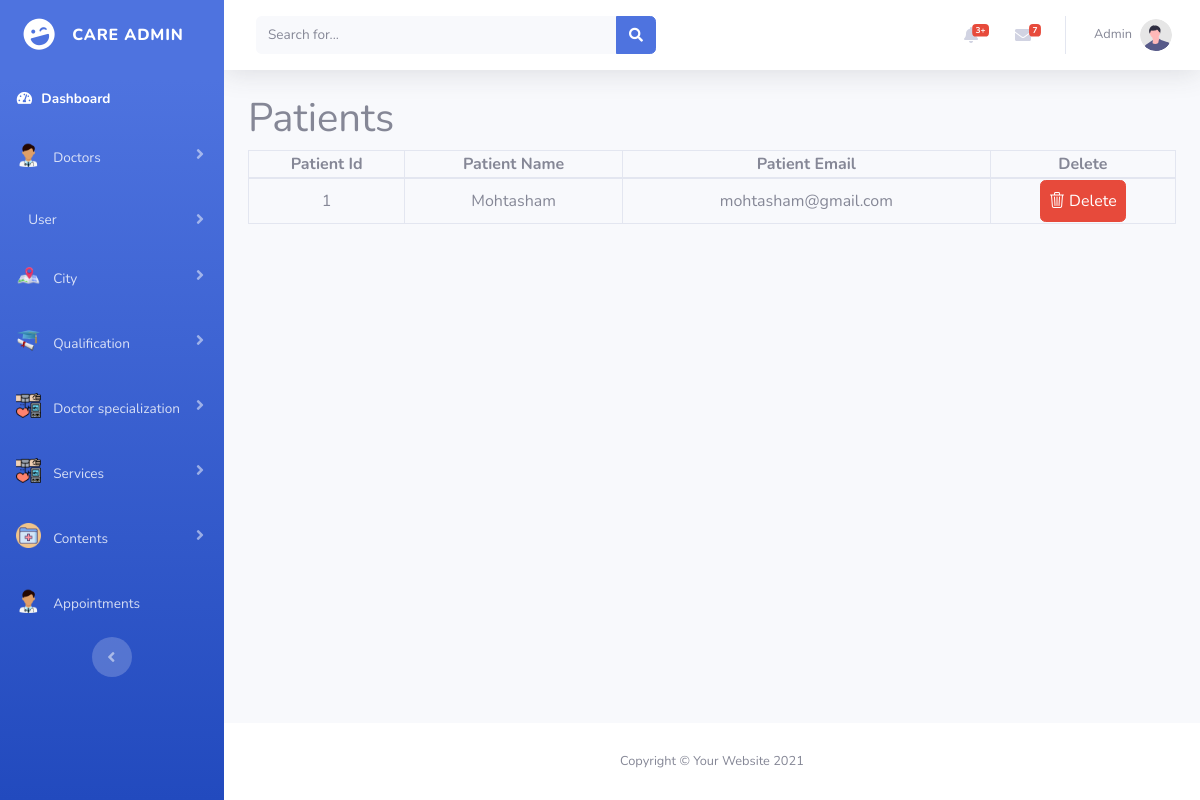
Before: /admin/view_users.php (signed in) with the older database file.
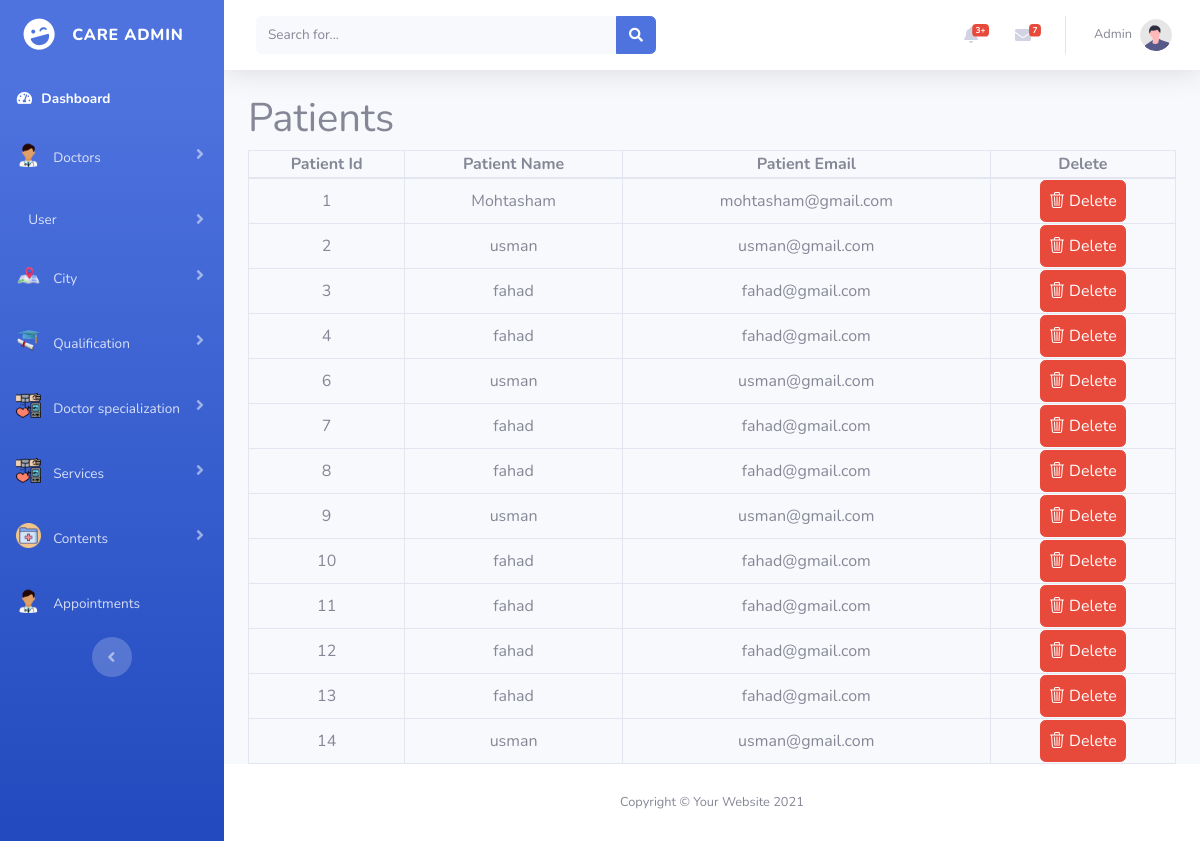
After: the same page with the newer database file.
### tables this page shows
CREATE TABLE `patients` (
  `patient_id` int(11) NOT NULL,
  `patient_name` varchar(100) NOT NULL,
  `patient_email` varchar(200) NOT NULL,
  `patient_password` varchar(100) NOT NULL,
  `status` int(11) NOT NULL
);

### admin/view_users.php (the view, shortened to what this page needs)
<?php
include("connection.php");
$select_users_query = "SELECT * FROM `patients` where status = 0";
$run_select_users_query = mysqli_query($connection, $select_users_query);
?>
<!DOCTYPE html>
<html lang="en">
<head>
    <link rel="stylesheet" href="https://cdn.jsdelivr.net/npm/bootstrap-icons@1.11.1/font/bootstrap-icons.css">
    <link href="vendor/fontawesome-free/css/all.min.css" rel="stylesheet" type="text/css">
    <link href="https://cdn.jsdelivr.net/npm/bootstrap@5.0.2/dist/css/bootstrap.min.css" rel="stylesheet"
>
    <link href="css/sb-admin-2.min.css" rel="stylesheet">
</head>
<body id="page-top">
    <div id="wrapper">
        <?php include 'sidebar.php';?>
        <div id="content-wrapper" class="d-flex flex-column">
            <div id="content">
                <?php include 'topbar.php';?>
                <div class="container">
                        <h1>Patients</h1>
                        <table class="table-bordered w-100 text-center">
                            <thead>
                                <th>Patient Id</th>
                                <th>Patient Name</th>
                                <th>Patient Email</th>
                                <th>Delete</th>
                            </thead>
                            <tbody>
                                <?php while($row = mysqli_fetch_array($run_select_users_query)){?>
                              <tr>
                                        <td><?php echo $row['patient_id']; ?></td>
                                        <td><?php echo $row['patient_name']; ?></td>
                                        <td><?php echo $row['patient_email']; ?></td>
                                        <td><a href="deleteuser.php?id=<?php echo $row['patient_id']; ?>" class="btn btn-danger px-2 py-2"><i class="bi bi-trash3"></i> Delete</a></td>
                              </tr>
                                <?php } ?>
                            </tbody>
                        </table>
                </div>
            </div>
            <?php include 'footer.php' ?>
        </div>
    </div>
</body>
</html>

Changed rows visible on the page:
added patients: patient_id "2", patient_name "usman", patient_email "usman@gmail.com"
added patients: patient_id "3", patient_name "fahad", patient_email "fahad@gmail.com"
added patients: patient_id "4", patient_name "fahad", patient_email "fahad@gmail.com"
added patients: patient_id "6", patient_name "usman", patient_email "usman@gmail.com"
added patients: patient_id "7", patient_name "fahad", patient_email "fahad@gmail.com"
added patients: patient_id "8", patient_name "fahad", patient_email "fahad@gmail.com"
added patients: patient_id "9", patient_name "usman", patient_email "usman@gmail.com"
added patients: patient_id "10", patient_name "fahad", patient_email "fahad@gmail.com"
added patients: patient_id "11", patient_name "fahad", patient_email "fahad@gmail.com"
added patients: patient_id "12", patient_name "fahad", patient_email "fahad@gmail.com"
added patients: patient_id "13", patient_name "fahad", patient_email "fahad@gmail.com"
added patients: patient_id "14", patient_name "usman", patient_email "usman@gmail.com"
